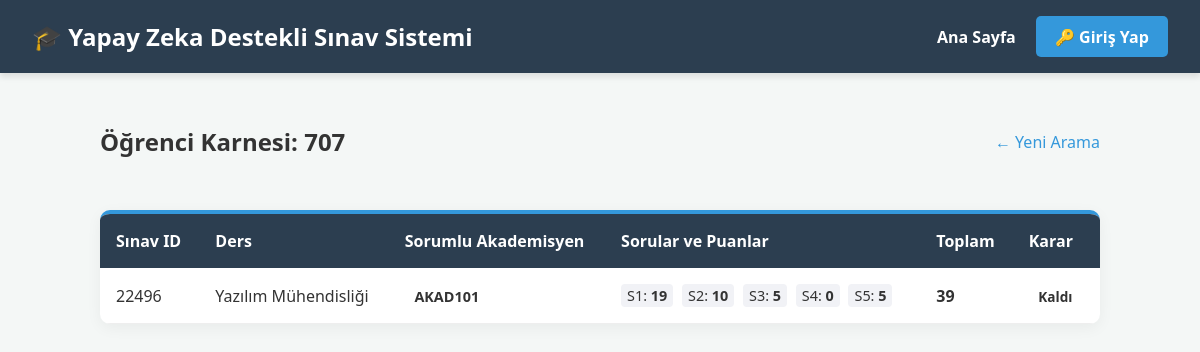
Page /okuyucu/?ogrenci_no=707 on the committed database.
### okuyucu/models.py (models this page shows, shortened)
class SinavSonucu(models.Model):
    ogrenci = models.ForeignKey(Ogrenci, on_delete=models.CASCADE, related_name="sonuclar")
    sinav = models.ForeignKey(Sinav, on_delete=models.CASCADE, related_name="ogrenci_sonuclari")
    sorular_ve_puanlar = models.JSONField(default=dict, verbose_name="Sorular ve Puanlar")
    toplam_puan = models.IntegerField(default=0)
    ai_karari = models.CharField(max_length=10, verbose_name="Yapay Zeka Kararı")
    okunma_tarihi = models.DateTimeField(auto_now_add=True)
    akademisyen = models.ForeignKey('Akademisyen', on_delete=models.SET_NULL, null=True, blank=True)
    onaylandi_mi = models.BooleanField(default=False, verbose_name="Onaylandı mı?")
    class Meta:
        unique_together = ('ogrenci', 'sinav')

class Sinav(models.Model):
    sinav_id = models.CharField(max_length=5, primary_key=True, verbose_name="Sınav ID")
    ders = models.ForeignKey(Ders, on_delete=models.CASCADE, related_name="sinavlar")
    sinav_adi = models.CharField(max_length=50, verbose_name="Sınav Adı (Vize/Final)")

class Ders(models.Model):
    ders_id = models.CharField(max_length=10, primary_key=True, verbose_name="Ders Kodu")
    ders_adi = models.CharField(max_length=100, verbose_name="Ders Adı")

class Akademisyen(models.Model):
    user = models.OneToOneField(User, on_delete=models.CASCADE, null=True, blank=True, related_name="akademisyen_profili")
    akademisyen_id = models.CharField(max_length=20, unique=True, verbose_name="Akademisyen ID")
    verdigi_dersler = models.ManyToManyField(
        'Ders',
        related_name='akademisyenler',
        blank=True,
        verbose_name="Verdiği Dersler"
    )

### okuyucu/views.py (the view)
# urls.py: path('', views.ana_sayfa, name='ana_sayfa'),
def ana_sayfa(request):
    sinav_id = request.GET.get('sinav_id')
    ogrenci_no = request.GET.get('ogrenci_no')
    sonuclar = None
    baslik = ""
    sorgu_tipi = ""
    ortalama = 0
    gecen_sayisi = 0
    kalan_sayisi = 0
    if sinav_id:
        if not request.user.is_superuser and hasattr(request.user, 'akademisyen_profili'):
            sonuclar = SinavSonucu.objects.filter(sinav_id=sinav_id, sinav__ders__akademisyenler__user=request.user).select_related('ogrenci', 'sinav__ders')
        else:
            sonuclar = SinavSonucu.objects.filter(sinav_id=sinav_id).select_related('ogrenci', 'sinav__ders')
        baslik = f"Sınav Sonuçları: {sinav_id}"
        sorgu_tipi = "sinav"
        if sonuclar.exists():
            istatistikler = sonuclar.aggregate(
                ortalama_puan=Avg('toplam_puan'),
                gecen_sayisi=Count('id', filter=Q(ai_karari='Geçti')),
                kalan_sayisi=Count('id', filter=Q(ai_karari='Kaldı'))
            )
            ham_ortalama = istatistikler['ortalama_puan'] if istatistikler['ortalama_puan'] is not None else 0
            ortalama = round(ham_ortalama, 2)
            gecen_sayisi = istatistikler['gecen_sayisi']
            kalan_sayisi = istatistikler['kalan_sayisi']
    elif ogrenci_no:
        if not request.user.is_superuser and hasattr(request.user, 'akademisyen_profili'):
            sonuclar = SinavSonucu.objects.filter(ogrenci_id=ogrenci_no, sinav__ders__akademisyenler__user=request.user).select_related('sinav', 'sinav__ders')
        else:
            sonuclar = SinavSonucu.objects.filter(ogrenci_id=ogrenci_no).select_related('sinav', 'sinav__ders')
        baslik = f"Öğrenci Karnesi: {ogrenci_no}"
        sorgu_tipi = "ogrenci"
    if sonuclar is not None:
        context = {
            'sonuclar': sonuclar,
            'baslik': baslik,
            'sorgu_tipi': sorgu_tipi,
            'arama_param': sinav_id if sinav_id else ogrenci_no,
            'ortalama': ortalama,
            'gecen_sayisi': gecen_sayisi,
            'kalan_sayisi': kalan_sayisi
        }
        return render(request, 'sonuclar.html', context)
    return render(request, 'index.html')

### okuyucu/templates/sonuclar.html (shortened to what this page needs)
{% extends 'base.html' %}
{% block content %}
<div style="display: flex; justify-content: space-between; align-items: center; margin-bottom: 2rem;">
    <h2>{{ baslik }}</h2>
    <a href="{% url 'okuyucu:ana_sayfa' %}" style="text-decoration: none; color: #3498db;">← Yeni Arama</a>
</div>
{% if sonuclar %}
<div class="card" style="padding: 0; overflow: hidden;">
    <table style="width: 100%; border-collapse: collapse; text-align: left;">
        <thead style="background-color: #2c3e50; color: white;">
            <tr>
                {% if sorgu_tipi == 'sinav' %}
                <th style="padding: 1rem;">Öğrenci No</th>
                <th style="padding: 1rem;">Ad Soyad</th>
                {% else %}
                <th style="padding: 1rem;">Sınav ID</th>
                <th style="padding: 1rem;">Ders</th>
                {% endif %}
                <th style="padding: 1rem;">Sorumlu Akademisyen</th>
                <th style="padding: 1rem;">Sorular ve Puanlar</th>
                <th style="padding: 1rem;">Toplam</th>
                <th style="padding: 1rem;">Karar</th>
            </tr>
        </thead>
        <tbody>
            {% for s in sonuclar %}
            <tr style="border-bottom: 1px solid #eee;">
                {% if sorgu_tipi == "sinav" %}
                <td style="padding: 1rem;">{{ s.ogrenci.ogrenci_id }}</td>
                <td style="padding: 1rem;">{{ s.ogrenci.ad_soyad }}</td>
                {% else %}
                <td style="padding: 1rem;">{{ s.sinav.sinav_id }}</td>
                <td style="padding: 1rem;">{{ s.sinav.ders.ders_adi }}</td>
                {% endif %}
                <td style="padding: 1rem;">
                    {% if s.akademisyen %}
                    <span class="badge bg-secondary" style="font-size: 0.9em;">{{ s.akademisyen.akademisyen_id }}</span>
                    {% else %}
                    <span class="badge bg-warning text-dark" style="font-size: 0.9em;">Atanmadı</span>
                    {% endif %}
                </td>
                <td style="padding: 1rem; font-size: 0.9rem;">
                    {% for q_num, p in s.sorular_ve_puanlar.items %}
                        <span style="display:inline-block; margin-right:5px; background:#f1f2f6; padding:2px 6px; border-radius:4px;">
                            S{{ q_num }}: <strong>{{ p }}</strong>
                        </span>
                    {% empty %}
                        <span style="color:#999;">Veri Yok</span>
                    {% endfor %}
                </td>
                <td style="padding: 1rem; font-weight: bold;">{{ s.toplam_puan }}</td>
                <td style="padding: 1rem;">
                    <span class="badge {% if s.ai_karari == 'Geçti' %}bg-success{% else %}bg-danger{% endif %}">
                        {{ s.ai_karari }}
                    </span>
                </td>
            </tr>
            {% endfor %}
        </tbody>
    </table>
</div>
{% else %}
<div class="card">
    <p style="padding: 1rem; margin: 0;">Maalesef kriterlere uygun bir sonuç bulunamadı.</p>
</div>
{% endif %}
{% endblock %}

### okuyucu/static/css/style.css (style rules this page uses)
:root { --primary-color: #2c3e50; --secondary-color: #3498db; --bg-color: #f4f7f6; --card-bg: #ffffff; --text-color: #333333; }
body { font-family: 'Segoe UI', Tahoma, Geneva, Verdana, sans-serif; background-color: var(--bg-color); color: var(--text-color); margin: 0; padding: 0; }
.card { background-color: var(--card-bg); padding: 2rem; border-radius: 10px; box-shadow: 0 4px 15px rgba(0, 0, 0, 0.05); border-top: 4px solid var(--secondary-color); }
.badge { padding: 0.3rem 0.6rem; border-radius: 4px; font-size: 0.85rem; font-weight: 600; }

### rows in the picture
SinavSonucu: sinav.sinav_id "22496", sinav.ders.ders_adi "Yazılım Mühendisliği", akademisyen.akademisyen_id "AKAD101", sorular_ve_puanlar "1" "2" "3" "4" "5", sorular_ve_puanlar "19" "10" "5" "0" "5", toplam_puan "39", ai_karari "Kaldı"

### other values in the picture
{{ baslik }} "Öğrenci Karnesi: 707"
